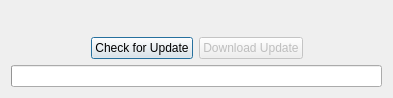
<?xml version="1.0" encoding="UTF-8"?>
<ui version="4.0">
 <class>Update</class>
 <widget class="QDialog" name="Update">
  <property name="geometry">
   <rect>
    <x>0</x>
    <y>0</y>
    <width>393</width>
    <height>98</height>
   </rect>
  </property>
  <property name="windowTitle">
   <string>Update</string>
  </property>
  <layout class="QVBoxLayout" name="verticalLayout">
   <item>
    <layout class="QHBoxLayout" name="horizontalLayout_2">
     <item>
      <widget class="QLabel" name="label">
       <property name="text">
        <string/>
       </property>
      </widget>
     </item>
    </layout>
   </item>
   <item>
    <layout class="QHBoxLayout" name="horizontalLayout">
     <item>
      <spacer name="horizontalSpacer">
       <property name="orientation">
        <enum>Qt::Horizontal</enum>
       </property>
       <property name="sizeHint" stdset="0">
        <size>
         <width>40</width>
         <height>20</height>
        </size>
       </property>
      </spacer>
     </item>
     <item>
      <widget class="QPushButton" name="check">
       <property name="text">
        <string>Check for Update</string>
       </property>
      </widget>
     </item>
     <item>
      <widget class="QPushButton" name="download">
       <property name="enabled">
        <bool>false</bool>
       </property>
       <property name="text">
        <string>Download Update</string>
       </property>
      </widget>
     </item>
     <item>
      <spacer name="horizontalSpacer_3">
       <property name="orientation">
        <enum>Qt::Horizontal</enum>
       </property>
       <property name="sizeHint" stdset="0">
        <size>
         <width>40</width>
         <height>20</height>
        </size>
       </property>
      </spacer>
     </item>
    </layout>
   </item>
   <item>
    <widget class="QProgressBar" name="progress_bar">
     <property name="value">
      <number>0</number>
     </property>
     <property name="textVisible">
      <bool>false</bool>
     </property>
    </widget>
   </item>
  </layout>
 </widget>
 <resources/>
 <connections/>
</ui>
